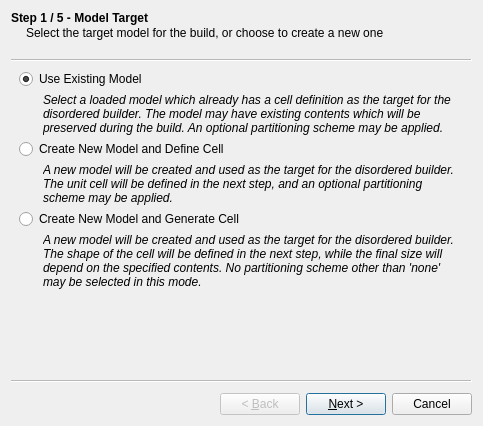
<ui version="4.0">
 <class>DisorderWizard</class>
 <widget class="QWizard" name="DisorderWizard">
  <property name="geometry">
   <rect>
    <x>0</x>
    <y>0</y>
    <width>483</width>
    <height>426</height>
   </rect>
  </property>
  <property name="windowTitle">
   <string>Disorder Wizard</string>
  </property>
  <property name="windowIcon">
   <iconset resource="icons.qrc">
    <normaloff>:/stackicons/icons/stack_disorder.svg</normaloff>:/stackicons/icons/stack_disorder.svg</iconset>
  </property>
  <property name="modal">
   <bool>true</bool>
  </property>
  <property name="titleFormat">
   <enum>Qt::PlainText</enum>
  </property>
  <widget class="QWizardPage" name="ModelTargetPage">
   <property name="title">
    <string>Step 1 / 5 - Model Target</string>
   </property>
   <property name="subTitle">
    <string>Select the target model for the build, or choose to create a new one</string>
   </property>
   <attribute name="pageId">
    <string notr="true">1</string>
   </attribute>
   <layout class="QVBoxLayout" name="verticalLayout">
    <property name="spacing">
     <number>4</number>
    </property>
    <property name="margin">
     <number>2</number>
    </property>
    <item>
     <layout class="QGridLayout" name="gridLayout">
      <property name="sizeConstraint">
       <enum>QLayout::SetMinimumSize</enum>
      </property>
      <item row="6" column="0" colspan="2">
       <widget class="QRadioButton" name="TargetGenerateRadio">
        <property name="sizePolicy">
         <sizepolicy hsizetype="Expanding" vsizetype="Fixed">
          <horstretch>0</horstretch>
          <verstretch>0</verstretch>
         </sizepolicy>
        </property>
        <property name="text">
         <string>Create New Model and Generate Cell</string>
        </property>
       </widget>
      </item>
      <item row="2" column="1">
       <widget class="QLabel" name="label">
        <property name="sizePolicy">
         <sizepolicy hsizetype="Expanding" vsizetype="Minimum">
          <horstretch>0</horstretch>
          <verstretch>0</verstretch>
         </sizepolicy>
        </property>
        <property name="minimumSize">
         <size>
          <width>25</width>
          <height>30</height>
         </size>
        </property>
        <property name="font">
         <font>
          <italic>true</italic>
         </font>
        </property>
        <property name="text">
         <string>Select a loaded model which already has a cell definition as the target for the disordered builder. The model may have existing contents which will be preserved during the build. An optional partitioning scheme may be applied.</string>
        </property>
        <property name="wordWrap">
         <bool>true</bool>
        </property>
       </widget>
      </item>
      <item row="2" column="0">
       <spacer name="horizontalSpacer">
        <property name="orientation">
         <enum>Qt::Horizontal</enum>
        </property>
        <property name="sizeType">
         <enum>QSizePolicy::Fixed</enum>
        </property>
        <property name="sizeHint" stdset="0">
         <size>
          <width>20</width>
          <height>20</height>
         </size>
        </property>
       </spacer>
      </item>
      <item row="5" column="1">
       <widget class="QLabel" name="label_2">
        <property name="sizePolicy">
         <sizepolicy hsizetype="Expanding" vsizetype="Preferred">
          <horstretch>0</horstretch>
          <verstretch>0</verstretch>
         </sizepolicy>
        </property>
        <property name="font">
         <font>
          <italic>true</italic>
         </font>
        </property>
        <property name="text">
         <string>A new model will be created and used as the target for the disordered builder. The unit cell will be defined in the next step, and an optional partitioning scheme may be applied.</string>
        </property>
        <property name="wordWrap">
         <bool>true</bool>
        </property>
       </widget>
      </item>
      <item row="7" column="1">
       <widget class="QLabel" name="label_3">
        <property name="sizePolicy">
         <sizepolicy hsizetype="Expanding" vsizetype="Preferred">
          <horstretch>0</horstretch>
          <verstretch>0</verstretch>
         </sizepolicy>
        </property>
        <property name="font">
         <font>
          <italic>true</italic>
         </font>
        </property>
        <property name="text">
         <string>A new model will be created and used as the target for the disordered builder. The shape of the cell will be defined in the next step, while the final size will depend on the specified contents. No partitioning scheme other than 'none' may be selected in this mode.</string>
        </property>
        <property name="wordWrap">
         <bool>true</bool>
        </property>
       </widget>
      </item>
      <item row="4" column="0" colspan="2">
       <widget class="QRadioButton" name="TargetNewRadio">
        <property name="sizePolicy">
         <sizepolicy hsizetype="Expanding" vsizetype="Fixed">
          <horstretch>0</horstretch>
          <verstretch>0</verstretch>
         </sizepolicy>
        </property>
        <property name="text">
         <string>Create New Model and Define Cell</string>
        </property>
       </widget>
      </item>
      <item row="1" column="0" colspan="2">
       <widget class="QRadioButton" name="TargetExistingRadio">
        <property name="sizePolicy">
         <sizepolicy hsizetype="Expanding" vsizetype="Fixed">
          <horstretch>0</horstretch>
          <verstretch>0</verstretch>
         </sizepolicy>
        </property>
        <property name="text">
         <string>Use Existing Model</string>
        </property>
        <property name="checked">
         <bool>true</bool>
        </property>
       </widget>
      </item>
     </layout>
    </item>
   </layout>
  </widget>
  <widget class="QWizardPage" name="ModelSelectionPage">
   <property name="title">
    <string>Step 2 / 5 - Model Selection / Cell Definition</string>
   </property>
   <property name="subTitle">
    <string>Select or define a suitable model / cell target</string>
   </property>
   <attribute name="pageId">
    <string notr="true">2</string>
   </attribute>
   <layout class="QVBoxLayout" name="verticalLayout_2">
    <property name="spacing">
     <number>4</number>
    </property>
    <property name="margin">
     <number>2</number>
    </property>
    <item>
     <widget class="QStackedWidget" name="ModelSelectionStack">
      <property name="currentIndex">
       <number>0</number>
      </property>
      <widget class="QWidget" name="ExistingModelPage">
       <layout class="QVBoxLayout" name="verticalLayout_3">
        <property name="spacing">
         <number>4</number>
        </property>
        <property name="margin">
         <number>2</number>
        </property>
        <item>
         <widget class="QLabel" name="label_4">
          <property name="text">
           <string>Select an existing model to use as the target:</string>
          </property>
         </widget>
        </item>
        <item>
         <widget class="QTreeWidget" name="ExistingModelTree">
          <property name="mouseTracking">
           <bool>true</bool>
          </property>
          <property name="horizontalScrollBarPolicy">
           <enum>Qt::ScrollBarAlwaysOff</enum>
          </property>
          <property name="autoScroll">
           <bool>false</bool>
          </property>
          <property name="showDropIndicator" stdset="0">
           <bool>false</bool>
          </property>
          <property name="alternatingRowColors">
           <bool>true</bool>
          </property>
          <property name="selectionMode">
           <enum>QAbstractItemView::SingleSelection</enum>
          </property>
          <property name="iconSize">
           <size>
            <width>75</width>
            <height>75</height>
           </size>
          </property>
          <property name="indentation">
           <number>0</number>
          </property>
          <attribute name="headerVisible">
           <bool>false</bool>
          </attribute>
          <column>
           <property name="text">
            <string notr="true">1</string>
           </property>
          </column>
         </widget>
        </item>
       </layout>
      </widget>
      <widget class="QWidget" name="NewDefinedModelPage">
       <layout class="QVBoxLayout" name="verticalLayout_4">
        <property name="spacing">
         <number>4</number>
        </property>
        <property name="margin">
         <number>2</number>
        </property>
        <item>
         <widget class="QLabel" name="label_5">
          <property name="text">
           <string>Define a unit cell for the new model:</string>
          </property>
         </widget>
        </item>
        <item>
         <layout class="QGridLayout" name="gridLayout_2">
          <property name="spacing">
           <number>2</number>
          </property>
          <item row="1" column="0">
           <widget class="QLabel" name="label_17">
            <property name="sizePolicy">
             <sizepolicy hsizetype="Fixed" vsizetype="Fixed">
              <horstretch>0</horstretch>
              <verstretch>0</verstretch>
             </sizepolicy>
            </property>
            <property name="text">
             <string>a</string>
            </property>
           </widget>
          </item>
          <item row="2" column="0">
           <widget class="QLabel" name="label_18">
            <property name="sizePolicy">
             <sizepolicy hsizetype="Fixed" vsizetype="Fixed">
              <horstretch>0</horstretch>
              <verstretch>0</verstretch>
             </sizepolicy>
            </property>
            <property name="text">
             <string>b</string>
            </property>
           </widget>
          </item>
          <item row="3" column="0">
           <widget class="QLabel" name="label_19">
            <property name="sizePolicy">
             <sizepolicy hsizetype="Fixed" vsizetype="Fixed">
              <horstretch>0</horstretch>
              <verstretch>0</verstretch>
             </sizepolicy>
            </property>
            <property name="text">
             <string>c</string>
            </property>
           </widget>
          </item>
          <item row="1" column="1">
           <widget class="QDoubleSpinBox" name="CellLengthASpin">
            <property name="sizePolicy">
             <sizepolicy hsizetype="Expanding" vsizetype="Fixed">
              <horstretch>0</horstretch>
              <verstretch>0</verstretch>
             </sizepolicy>
            </property>
            <property name="suffix">
             <string> Å</string>
            </property>
            <property name="decimals">
             <number>8</number>
            </property>
            <property name="maximum">
             <double>10000.000000000000000</double>
            </property>
            <property name="value">
             <double>10.000000000000000</double>
            </property>
           </widget>
          </item>
          <item row="2" column="1">
           <widget class="QDoubleSpinBox" name="CellLengthBSpin">
            <property name="sizePolicy">
             <sizepolicy hsizetype="Expanding" vsizetype="Fixed">
              <horstretch>0</horstretch>
              <verstretch>0</verstretch>
             </sizepolicy>
            </property>
            <property name="suffix">
             <string> Å</string>
            </property>
            <property name="decimals">
             <number>8</number>
            </property>
            <property name="maximum">
             <double>10000.000000000000000</double>
            </property>
            <property name="value">
             <double>10.000000000000000</double>
            </property>
           </widget>
          </item>
          <item row="3" column="1">
           <widget class="QDoubleSpinBox" name="CellLengthCSpin">
            <property name="sizePolicy">
             <sizepolicy hsizetype="Expanding" vsizetype="Fixed">
              <horstretch>0</horstretch>
              <verstretch>0</verstretch>
             </sizepolicy>
            </property>
            <property name="suffix">
             <string> Å</string>
            </property>
            <property name="decimals">
             <number>8</number>
            </property>
            <property name="maximum">
             <double>10000.000000000000000</double>
            </property>
            <property name="value">
             <double>10.000000000000000</double>
            </property>
           </widget>
          </item>
          <item row="1" column="2">
           <widget class="QLabel" name="label_12">
            <property name="sizePolicy">
             <sizepolicy hsizetype="Fixed" vsizetype="Fixed">
              <horstretch>0</horstretch>
              <verstretch>0</verstretch>
             </sizepolicy>
            </property>
            <property name="text">
             <string>&amp;#945;</string>
            </property>
            <property name="textFormat">
             <enum>Qt::RichText</enum>
            </property>
           </widget>
          </item>
          <item row="2" column="2">
           <widget class="QLabel" name="label_13">
            <property name="sizePolicy">
             <sizepolicy hsizetype="Fixed" vsizetype="Fixed">
              <horstretch>0</horstretch>
              <verstretch>0</verstretch>
             </sizepolicy>
            </property>
            <property name="text">
             <string>&amp;#946;</string>
            </property>
            <property name="textFormat">
             <enum>Qt::RichText</enum>
            </property>
           </widget>
          </item>
          <item row="3" column="2">
           <widget class="QLabel" name="label_14">
            <property name="sizePolicy">
             <sizepolicy hsizetype="Fixed" vsizetype="Fixed">
              <horstretch>0</horstretch>
              <verstretch>0</verstretch>
             </sizepolicy>
            </property>
            <property name="text">
             <string>&amp;#947;</string>
            </property>
            <property name="textFormat">
             <enum>Qt::RichText</enum>
            </property>
           </widget>
          </item>
          <item row="1" column="3">
           <widget class="QDoubleSpinBox" name="CellAngleASpin">
            <property name="sizePolicy">
             <sizepolicy hsizetype="Expanding" vsizetype="Fixed">
              <horstretch>0</horstretch>
              <verstretch>0</verstretch>
             </sizepolicy>
            </property>
            <property name="suffix">
             <string> °</string>
            </property>
            <property name="decimals">
             <number>8</number>
            </property>
            <property name="maximum">
             <double>180.000000000000000</double>
            </property>
            <property name="value">
             <double>90.000000000000000</double>
            </property>
           </widget>
          </item>
          <item row="2" column="3">
           <widget class="QDoubleSpinBox" name="CellAngleBSpin">
            <property name="sizePolicy">
             <sizepolicy hsizetype="Expanding" vsizetype="Fixed">
              <horstretch>0</horstretch>
              <verstretch>0</verstretch>
             </sizepolicy>
            </property>
            <property name="suffix">
             <string> °</string>
            </property>
            <property name="decimals">
             <number>8</number>
            </property>
            <property name="maximum">
             <double>180.000000000000000</double>
            </property>
            <property name="value">
             <double>90.000000000000000</double>
            </property>
           </widget>
          </item>
          <item row="3" column="3">
           <widget class="QDoubleSpinBox" name="CellAngleCSpin">
            <property name="sizePolicy">
             <sizepolicy hsizetype="Expanding" vsizetype="Fixed">
              <horstretch>0</horstretch>
              <verstretch>0</verstretch>
             </sizepolicy>
            </property>
            <property name="suffix">
             <string> °</string>
            </property>
            <property name="decimals">
             <number>8</number>
            </property>
            <property name="maximum">
             <double>180.000000000000000</double>
            </property>
            <property name="value">
             <double>90.000000000000000</double>
            </property>
           </widget>
          </item>
          <item row="0" column="0" colspan="2">
           <widget class="QLabel" name="label_16">
            <property name="text">
             <string>Lengths</string>
            </property>
            <property name="alignment">
             <set>Qt::AlignCenter</set>
            </property>
           </widget>
          </item>
          <item row="0" column="2" colspan="2">
           <widget class="QLabel" name="label_15">
            <property name="text">
             <string>Angles</string>
            </property>
            <property name="alignment">
             <set>Qt::AlignCenter</set>
            </property>
           </widget>
          </item>
         </layout>
        </item>
        <item>
         <spacer name="verticalSpacer">
          <property name="orientation">
           <enum>Qt::Vertical</enum>
          </property>
          <property name="sizeHint" stdset="0">
           <size>
            <width>20</width>
            <height>40</height>
           </size>
          </property>
         </spacer>
        </item>
       </layout>
      </widget>
      <widget class="QWidget" name="NewGeneratedModelPage">
       <layout class="QVBoxLayout" name="verticalLayout_5">
        <property name="spacing">
         <number>4</number>
        </property>
        <property name="margin">
         <number>2</number>
        </property>
        <item>
         <widget class="QLabel" name="label_6">
          <property name="text">
           <string>Define a unit cell for the new model:</string>
          </property>
         </widget>
        </item>
        <item>
         <layout class="QGridLayout" name="gridLayout_3">
          <property name="spacing">
           <number>2</number>
          </property>
          <item row="1" column="0">
           <widget class="QLabel" name="label_20">
            <property name="sizePolicy">
             <sizepolicy hsizetype="Fixed" vsizetype="Fixed">
              <horstretch>0</horstretch>
              <verstretch>0</verstretch>
             </sizepolicy>
            </property>
            <property name="text">
             <string>a</string>
            </property>
           </widget>
          </item>
          <item row="2" column="0">
           <widget class="QLabel" name="label_21">
            <property name="sizePolicy">
             <sizepolicy hsizetype="Fixed" vsizetype="Fixed">
              <horstretch>0</horstretch>
              <verstretch>0</verstretch>
             </sizepolicy>
            </property>
            <property name="text">
             <string>b</string>
            </property>
           </widget>
          </item>
          <item row="3" column="0">
           <widget class="QLabel" name="label_22">
            <property name="sizePolicy">
             <sizepolicy hsizetype="Fixed" vsizetype="Fixed">
              <horstretch>0</horstretch>
              <verstretch>0</verstretch>
             </sizepolicy>
            </property>
            <property name="text">
             <string>c</string>
            </property>
           </widget>
          </item>
          <item row="1" column="1">
           <widget class="QDoubleSpinBox" name="CellRelativeASpin">
            <property name="sizePolicy">
             <sizepolicy hsizetype="Expanding" vsizetype="Fixed">
              <horstretch>0</horstretch>
              <verstretch>0</verstretch>
             </sizepolicy>
            </property>
            <property name="suffix">
             <string/>
            </property>
            <property name="decimals">
             <number>4</number>
            </property>
            <property name="maximum">
             <double>10000.000000000000000</double>
            </property>
            <property name="singleStep">
             <double>0.100000000000000</double>
            </property>
            <property name="value">
             <double>1.000000000000000</double>
            </property>
           </widget>
          </item>
          <item row="2" column="1">
           <widget class="QDoubleSpinBox" name="CellRelativeBSpin">
            <property name="sizePolicy">
             <sizepolicy hsizetype="Expanding" vsizetype="Fixed">
              <horstretch>0</horstretch>
              <verstretch>0</verstretch>
             </sizepolicy>
            </property>
            <property name="suffix">
             <string/>
            </property>
            <property name="decimals">
             <number>4</number>
            </property>
            <property name="maximum">
             <double>10000.000000000000000</double>
            </property>
            <property name="singleStep">
             <double>0.100000000000000</double>
            </property>
            <property name="value">
             <double>1.000000000000000</double>
            </property>
           </widget>
          </item>
          <item row="3" column="1">
           <widget class="QDoubleSpinBox" name="CellRelativeCSpin">
            <property name="sizePolicy">
             <sizepolicy hsizetype="Expanding" vsizetype="Fixed">
              <horstretch>0</horstretch>
              <verstretch>0</verstretch>
             </sizepolicy>
            </property>
            <property name="suffix">
             <string/>
            </property>
            <property name="decimals">
             <number>4</number>
            </property>
            <property name="maximum">
             <double>10000.000000000000000</double>
            </property>
            <property name="singleStep">
             <double>0.100000000000000</double>
            </property>
            <property name="value">
             <double>1.000000000000000</double>
            </property>
           </widget>
          </item>
          <item row="1" column="2">
           <widget class="QLabel" name="label_23">
            <property name="sizePolicy">
             <sizepolicy hsizetype="Fixed" vsizetype="Fixed">
              <horstretch>0</horstretch>
              <verstretch>0</verstretch>
             </sizepolicy>
            </property>
            <property name="text">
             <string>&amp;#945;</string>
            </property>
            <property name="textFormat">
             <enum>Qt::RichText</enum>
            </property>
           </widget>
          </item>
          <item row="2" column="2">
           <widget class="QLabel" name="label_24">
            <property name="sizePolicy">
             <sizepolicy hsizetype="Fixed" vsizetype="Fixed">
              <horstretch>0</horstretch>
              <verstretch>0</verstretch>
             </sizepolicy>
            </property>
            <property name="text">
             <string>&amp;#946;</string>
            </property>
            <property name="textFormat">
             <enum>Qt::RichText</enum>
            </property>
           </widget>
          </item>
          <item row="3" column="2">
           <widget class="QLabel" name="label_25">
            <property name="sizePolicy">
             <sizepolicy hsizetype="Fixed" vsizetype="Fixed">
              <horstretch>0</horstretch>
              <verstretch>0</verstretch>
             </sizepolicy>
            </property>
            <property name="text">
             <string>&amp;#947;</string>
            </property>
            <property name="textFormat">
             <enum>Qt::RichText</enum>
            </property>
           </widget>
          </item>
          <item row="1" column="3">
           <widget class="QDoubleSpinBox" name="CellRelativeAngleASpin">
            <property name="sizePolicy">
             <sizepolicy hsizetype="Expanding" vsizetype="Fixed">
              <horstretch>0</horstretch>
              <verstretch>0</verstretch>
             </sizepolicy>
            </property>
            <property name="suffix">
             <string> °</string>
            </property>
            <property name="decimals">
             <number>8</number>
            </property>
            <property name="maximum">
             <double>180.000000000000000</double>
            </property>
            <property name="value">
             <double>90.000000000000000</double>
            </property>
           </widget>
          </item>
          <item row="2" column="3">
           <widget class="QDoubleSpinBox" name="CellRelativeAngleBSpin">
            <property name="sizePolicy">
             <sizepolicy hsizetype="Expanding" vsizetype="Fixed">
              <horstretch>0</horstretch>
              <verstretch>0</verstretch>
             </sizepolicy>
            </property>
            <property name="suffix">
             <string> °</string>
            </property>
            <property name="decimals">
             <number>8</number>
            </property>
            <property name="maximum">
             <double>180.000000000000000</double>
            </property>
            <property name="value">
             <double>90.000000000000000</double>
            </property>
           </widget>
          </item>
          <item row="3" column="3">
           <widget class="QDoubleSpinBox" name="CellRelativeAngleCSpin">
            <property name="sizePolicy">
             <sizepolicy hsizetype="Expanding" vsizetype="Fixed">
              <horstretch>0</horstretch>
              <verstretch>0</verstretch>
             </sizepolicy>
            </property>
            <property name="suffix">
             <string> °</string>
            </property>
            <property name="decimals">
             <number>8</number>
            </property>
            <property name="maximum">
             <double>180.000000000000000</double>
            </property>
            <property name="value">
             <double>90.000000000000000</double>
            </property>
           </widget>
          </item>
          <item row="0" column="0" colspan="2">
           <widget class="QLabel" name="label_26">
            <property name="text">
             <string>Relative Lengths</string>
            </property>
            <property name="alignment">
             <set>Qt::AlignCenter</set>
            </property>
           </widget>
          </item>
          <item row="0" column="2" colspan="2">
           <widget class="QLabel" name="label_27">
            <property name="text">
             <string>Angles</string>
            </property>
            <property name="alignment">
             <set>Qt::AlignCenter</set>
            </property>
           </widget>
          </item>
         </layout>
        </item>
        <item>
         <widget class="QLabel" name="label_7">
          <property name="text">
           <string>Final cell angles will be those set here, while the final cell lengths will follow the ratios you set here, with their absolute length determined by the cell contents.</string>
          </property>
          <property name="wordWrap">
           <bool>true</bool>
          </property>
         </widget>
        </item>
        <item>
         <spacer name="verticalSpacer_2">
          <property name="orientation">
           <enum>Qt::Vertical</enum>
          </property>
          <property name="sizeHint" stdset="0">
           <size>
            <width>20</width>
            <height>20</height>
           </size>
          </property>
         </spacer>
        </item>
       </layout>
      </widget>
     </widget>
    </item>
   </layout>
  </widget>
  <widget class="QWizardPage" name="PartitionSelectionPage">
   <property name="title">
    <string>Step 3 / 5 - Choose Cell Partitioning</string>
   </property>
   <property name="subTitle">
    <string>Select a partitioning scheme to apply to the cell</string>
   </property>
   <attribute name="pageId">
    <string notr="true">3</string>
   </attribute>
   <layout class="QVBoxLayout" name="verticalLayout_7">
    <property name="spacing">
     <number>4</number>
    </property>
    <property name="margin">
     <number>2</number>
    </property>
    <item>
     <widget class="QTreeWidget" name="PartitionTree">
      <property name="mouseTracking">
       <bool>true</bool>
      </property>
      <property name="horizontalScrollBarPolicy">
       <enum>Qt::ScrollBarAlwaysOff</enum>
      </property>
      <property name="autoScroll">
       <bool>false</bool>
      </property>
      <property name="showDropIndicator" stdset="0">
       <bool>false</bool>
      </property>
      <property name="alternatingRowColors">
       <bool>true</bool>
      </property>
      <property name="selectionMode">
       <enum>QAbstractItemView::SingleSelection</enum>
      </property>
      <property name="iconSize">
       <size>
        <width>75</width>
        <height>75</height>
       </size>
      </property>
      <property name="indentation">
       <number>0</number>
      </property>
      <attribute name="headerVisible">
       <bool>false</bool>
      </attribute>
      <column>
       <property name="text">
        <string notr="true">1</string>
       </property>
      </column>
     </widget>
    </item>
    <item>
     <layout class="QHBoxLayout" name="horizontalLayout">
      <item>
       <spacer name="horizontalSpacer_2">
        <property name="orientation">
         <enum>Qt::Horizontal</enum>
        </property>
        <property name="sizeHint" stdset="0">
         <size>
          <width>40</width>
          <height>20</height>
         </size>
        </property>
       </spacer>
      </item>
      <item>
       <widget class="QPushButton" name="PartitionSchemeOptionsButton">
        <property name="text">
         <string>Scheme Options...</string>
        </property>
       </widget>
      </item>
     </layout>
    </item>
   </layout>
  </widget>
  <widget class="QWizardPage" name="ComponentChoicePage">
   <property name="title">
    <string>Step 4 / 5 - Choice of Components</string>
   </property>
   <property name="subTitle">
    <string>Select the models representing the components to be added to the cell</string>
   </property>
   <attribute name="pageId">
    <string notr="true">4</string>
   </attribute>
   <layout class="QVBoxLayout" name="verticalLayout_6">
    <property name="spacing">
     <number>4</number>
    </property>
    <property name="margin">
     <number>2</number>
    </property>
    <item>
     <widget class="QLabel" name="label_8">
      <property name="text">
       <string>Select models to use as components:</string>
      </property>
     </widget>
    </item>
    <item>
     <widget class="QTreeWidget" name="ChooseComponentsTree">
      <property name="mouseTracking">
       <bool>true</bool>
      </property>
      <property name="horizontalScrollBarPolicy">
       <enum>Qt::ScrollBarAlwaysOff</enum>
      </property>
      <property name="autoScroll">
       <bool>false</bool>
      </property>
      <property name="showDropIndicator" stdset="0">
       <bool>false</bool>
      </property>
      <property name="alternatingRowColors">
       <bool>true</bool>
      </property>
      <property name="selectionMode">
       <enum>QAbstractItemView::ExtendedSelection</enum>
      </property>
      <property name="iconSize">
       <size>
        <width>75</width>
        <height>75</height>
       </size>
      </property>
      <property name="indentation">
       <number>0</number>
      </property>
      <attribute name="headerVisible">
       <bool>false</bool>
      </attribute>
      <column>
       <property name="text">
        <string notr="true">1</string>
       </property>
      </column>
     </widget>
    </item>
    <item>
     <widget class="QLabel" name="label_9">
      <property name="text">
       <string>Select multiple components with Shift and Ctrl</string>
      </property>
     </widget>
    </item>
   </layout>
  </widget>
  <widget class="QWizardPage" name="ComponentPopulationsPage">
   <property name="title">
    <string>Step 5 / 5 - Set Component Populations</string>
   </property>
   <property name="subTitle">
    <string>Set the desired population number and/or density for each component</string>
   </property>
   <attribute name="pageId">
    <string notr="true">5</string>
   </attribute>
   <layout class="QHBoxLayout" name="horizontalLayout_3">
    <item>
     <widget class="QTreeWidget" name="EditComponentsTree">
      <property name="mouseTracking">
       <bool>true</bool>
      </property>
      <property name="horizontalScrollBarPolicy">
       <enum>Qt::ScrollBarAlwaysOff</enum>
      </property>
      <property name="autoScroll">
       <bool>false</bool>
      </property>
      <property name="editTriggers">
       <set>QAbstractItemView::NoEditTriggers</set>
      </property>
      <property name="showDropIndicator" stdset="0">
       <bool>false</bool>
      </property>
      <property name="alternatingRowColors">
       <bool>true</bool>
      </property>
      <property name="selectionMode">
       <enum>QAbstractItemView::SingleSelection</enum>
      </property>
      <property name="iconSize">
       <size>
        <width>75</width>
        <height>75</height>
       </size>
      </property>
      <property name="indentation">
       <number>0</number>
      </property>
      <property name="uniformRowHeights">
       <bool>true</bool>
      </property>
      <property name="wordWrap">
       <bool>true</bool>
      </property>
      <property name="expandsOnDoubleClick">
       <bool>false</bool>
      </property>
      <property name="columnCount">
       <number>2</number>
      </property>
      <attribute name="headerVisible">
       <bool>false</bool>
      </attribute>
      <column>
       <property name="text">
        <string notr="true">1</string>
       </property>
      </column>
      <column>
       <property name="text">
        <string notr="true">2</string>
       </property>
      </column>
     </widget>
    </item>
    <item>
     <layout class="QVBoxLayout" name="verticalLayout_10">
      <property name="spacing">
       <number>4</number>
      </property>
      <item>
       <layout class="QHBoxLayout" name="horizontalLayout_2">
        <item>
         <widget class="QLabel" name="TargetPartitionLabel">
          <property name="sizePolicy">
           <sizepolicy hsizetype="Minimum" vsizetype="Preferred">
            <horstretch>0</horstretch>
            <verstretch>0</verstretch>
           </sizepolicy>
          </property>
          <property name="text">
           <string>Target Partition</string>
          </property>
         </widget>
        </item>
        <item>
         <widget class="QComboBox" name="ComponentTargetPartitionCombo">
          <property name="sizePolicy">
           <sizepolicy hsizetype="Expanding" vsizetype="Fixed">
            <horstretch>0</horstretch>
            <verstretch>0</verstretch>
           </sizepolicy>
          </property>
          <property name="insertPolicy">
           <enum>QComboBox::NoInsert</enum>
          </property>
         </widget>
        </item>
       </layout>
      </item>
      <item>
       <widget class="QGroupBox" name="InsertionStyleGroup">
        <property name="sizePolicy">
         <sizepolicy hsizetype="Preferred" vsizetype="Preferred">
          <horstretch>0</horstretch>
          <verstretch>0</verstretch>
         </sizepolicy>
        </property>
        <property name="title">
         <string>Insertion Policy</string>
        </property>
        <layout class="QVBoxLayout" name="verticalLayout_8">
         <item>
          <widget class="QRadioButton" name="NumberPolicyRadio">
           <property name="text">
            <string>Exact Number</string>
           </property>
           <property name="checked">
            <bool>true</bool>
           </property>
          </widget>
         </item>
         <item>
          <widget class="QRadioButton" name="DensityPolicyRadio">
           <property name="text">
            <string>Specific Density</string>
           </property>
          </widget>
         </item>
         <item>
          <widget class="QRadioButton" name="NumberAndDensityPolicyRadio">
           <property name="text">
            <string>Exact Number / Density</string>
           </property>
          </widget>
         </item>
         <item>
          <widget class="QRadioButton" name="RelativePolicyRadio">
           <property name="text">
            <string>Relative Number / Exact Density</string>
           </property>
          </widget>
         </item>
         <item>
          <layout class="QGridLayout" name="gridLayout_4">
           <item row="0" column="0">
            <widget class="QLabel" name="ComponentPopulationLabel">
             <property name="sizePolicy">
              <sizepolicy hsizetype="Minimum" vsizetype="Preferred">
               <horstretch>0</horstretch>
               <verstretch>0</verstretch>
              </sizepolicy>
             </property>
             <property name="text">
              <string>Population</string>
             </property>
            </widget>
           </item>
           <item row="0" column="1">
            <widget class="QSpinBox" name="ComponentPopulationSpin">
             <property name="sizePolicy">
              <sizepolicy hsizetype="Expanding" vsizetype="Fixed">
               <horstretch>0</horstretch>
               <verstretch>0</verstretch>
              </sizepolicy>
             </property>
             <property name="minimumSize">
              <size>
               <width>0</width>
               <height>25</height>
              </size>
             </property>
             <property name="minimum">
              <number>0</number>
             </property>
             <property name="maximum">
              <number>1000000000</number>
             </property>
             <property name="value">
              <number>0</number>
             </property>
            </widget>
           </item>
           <item row="1" column="0">
            <widget class="QLabel" name="ComponentDensityLabel">
             <property name="sizePolicy">
              <sizepolicy hsizetype="Minimum" vsizetype="Preferred">
               <horstretch>0</horstretch>
               <verstretch>0</verstretch>
              </sizepolicy>
             </property>
             <property name="text">
              <string>Density</string>
             </property>
            </widget>
           </item>
           <item row="1" column="1">
            <widget class="QDoubleSpinBox" name="ComponentDensitySpin">
             <property name="sizePolicy">
              <sizepolicy hsizetype="Expanding" vsizetype="Fixed">
               <horstretch>0</horstretch>
               <verstretch>0</verstretch>
              </sizepolicy>
             </property>
             <property name="minimumSize">
              <size>
               <width>0</width>
               <height>25</height>
              </size>
             </property>
             <property name="suffix">
              <string> g/cm3</string>
             </property>
             <property name="decimals">
              <number>5</number>
             </property>
             <property name="singleStep">
              <double>0.100000000000000</double>
             </property>
            </widget>
           </item>
          </layout>
         </item>
         <item>
          <widget class="QCheckBox" name="ComponentAllowRotationsCheck">
           <property name="text">
            <string>Allow component to be rotated</string>
           </property>
          </widget>
         </item>
         <item>
          <spacer name="verticalSpacer_3">
           <property name="orientation">
            <enum>Qt::Vertical</enum>
           </property>
           <property name="sizeHint" stdset="0">
            <size>
             <width>20</width>
             <height>40</height>
            </size>
           </property>
          </spacer>
         </item>
        </layout>
       </widget>
      </item>
      <item>
       <widget class="QPushButton" name="MethodOptionsButton">
        <property name="text">
         <string>Method Options ...</string>
        </property>
       </widget>
      </item>
     </layout>
    </item>
   </layout>
  </widget>
 </widget>
 <resources>
  <include location="icons.qrc"/>
 </resources>
 <connections/>
</ui>
